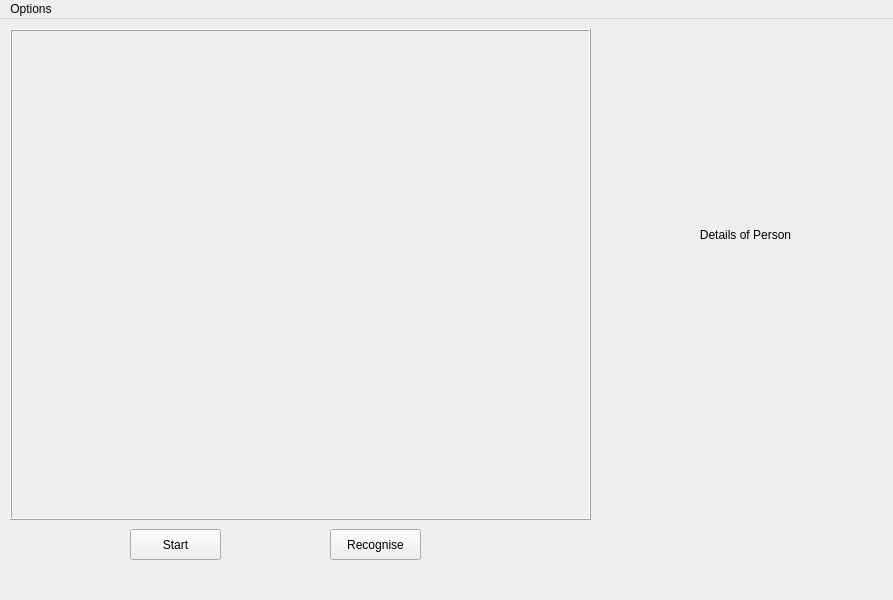
<?xml version="1.0" encoding="UTF-8"?>
<ui version="4.0">
 <class>MainWindow</class>
 <widget class="QMainWindow" name="MainWindow">
  <property name="geometry">
   <rect>
    <x>0</x>
    <y>0</y>
    <width>893</width>
    <height>600</height>
   </rect>
  </property>
  <property name="windowTitle">
   <string>MainWindow</string>
  </property>
  <widget class="QWidget" name="centralwidget">
   <widget class="QStackedWidget" name="stackedWidget">
    <property name="geometry">
     <rect>
      <x>0</x>
      <y>0</y>
      <width>891</width>
      <height>581</height>
     </rect>
    </property>
    <property name="autoFillBackground">
     <bool>true</bool>
    </property>
    <property name="currentIndex">
     <number>0</number>
    </property>
    <widget class="QWidget" name="recognise_Page">
     <widget class="QLabel" name="rcamera_label">
      <property name="geometry">
       <rect>
        <x>10</x>
        <y>10</y>
        <width>581</width>
        <height>491</height>
       </rect>
      </property>
      <property name="frameShape">
       <enum>QFrame::Box</enum>
      </property>
      <property name="frameShadow">
       <enum>QFrame::Raised</enum>
      </property>
      <property name="text">
       <string/>
      </property>
     </widget>
     <widget class="QPushButton" name="rstart_bt">
      <property name="geometry">
       <rect>
        <x>130</x>
        <y>510</y>
        <width>91</width>
        <height>31</height>
       </rect>
      </property>
      <property name="text">
       <string>Start</string>
      </property>
     </widget>
     <widget class="QPushButton" name="rrecognise_bt">
      <property name="geometry">
       <rect>
        <x>330</x>
        <y>510</y>
        <width>91</width>
        <height>31</height>
       </rect>
      </property>
      <property name="text">
       <string>Recognise</string>
      </property>
     </widget>
     <widget class="QLabel" name="rname_label">
      <property name="geometry">
       <rect>
        <x>650</x>
        <y>200</y>
        <width>191</width>
        <height>31</height>
       </rect>
      </property>
      <property name="text">
       <string>Details of Person</string>
      </property>
      <property name="alignment">
       <set>Qt::AlignCenter</set>
      </property>
     </widget>
    </widget>
    <widget class="QWidget" name="add_Page">
     <widget class="QLabel" name="camera_label">
      <property name="enabled">
       <bool>true</bool>
      </property>
      <property name="geometry">
       <rect>
        <x>10</x>
        <y>10</y>
        <width>581</width>
        <height>491</height>
       </rect>
      </property>
      <property name="autoFillBackground">
       <bool>true</bool>
      </property>
      <property name="frameShape">
       <enum>QFrame::Box</enum>
      </property>
      <property name="frameShadow">
       <enum>QFrame::Raised</enum>
      </property>
      <property name="text">
       <string/>
      </property>
     </widget>
     <widget class="QPushButton" name="start_bt">
      <property name="enabled">
       <bool>false</bool>
      </property>
      <property name="geometry">
       <rect>
        <x>130</x>
        <y>510</y>
        <width>91</width>
        <height>31</height>
       </rect>
      </property>
      <property name="text">
       <string>Start</string>
      </property>
     </widget>
     <widget class="QPushButton" name="capture_bt">
      <property name="enabled">
       <bool>false</bool>
      </property>
      <property name="geometry">
       <rect>
        <x>330</x>
        <y>510</y>
        <width>91</width>
        <height>31</height>
       </rect>
      </property>
      <property name="text">
       <string>Capture</string>
      </property>
     </widget>
     <widget class="QLabel" name="name_lable">
      <property name="geometry">
       <rect>
        <x>600</x>
        <y>60</y>
        <width>71</width>
        <height>31</height>
       </rect>
      </property>
      <property name="font">
       <font>
        <pointsize>14</pointsize>
       </font>
      </property>
      <property name="text">
       <string>Name</string>
      </property>
      <property name="alignment">
       <set>Qt::AlignCenter</set>
      </property>
     </widget>
     <widget class="QPushButton" name="previousImage_bt">
      <property name="geometry">
       <rect>
        <x>600</x>
        <y>350</y>
        <width>141</width>
        <height>21</height>
       </rect>
      </property>
      <property name="text">
       <string>back</string>
      </property>
     </widget>
     <widget class="QPushButton" name="nextImage_bt">
      <property name="geometry">
       <rect>
        <x>740</x>
        <y>350</y>
        <width>131</width>
        <height>21</height>
       </rect>
      </property>
      <property name="text">
       <string>Next</string>
      </property>
     </widget>
     <widget class="QLabel" name="image_label">
      <property name="geometry">
       <rect>
        <x>600</x>
        <y>170</y>
        <width>271</width>
        <height>181</height>
       </rect>
      </property>
      <property name="palette">
       <palette>
        <active>
         <colorrole role="WindowText">
          <brush brushstyle="SolidPattern">
           <color alpha="255">
            <red>0</red>
            <green>0</green>
            <blue>0</blue>
           </color>
          </brush>
         </colorrole>
         <colorrole role="Button">
          <brush brushstyle="SolidPattern">
           <color alpha="255">
            <red>255</red>
            <green>208</green>
            <blue>208</blue>
           </color>
          </brush>
         </colorrole>
         <colorrole role="Light">
          <brush brushstyle="SolidPattern">
           <color alpha="255">
            <red>255</red>
            <green>255</green>
            <blue>255</blue>
           </color>
          </brush>
         </colorrole>
         <colorrole role="Midlight">
          <brush brushstyle="SolidPattern">
           <color alpha="255">
            <red>255</red>
            <green>231</green>
            <blue>231</blue>
           </color>
          </brush>
         </colorrole>
         <colorrole role="Dark">
          <brush brushstyle="SolidPattern">
           <color alpha="255">
            <red>127</red>
            <green>104</green>
            <blue>104</blue>
           </color>
          </brush>
         </colorrole>
         <colorrole role="Mid">
          <brush brushstyle="SolidPattern">
           <color alpha="255">
            <red>170</red>
            <green>139</green>
            <blue>139</blue>
           </color>
          </brush>
         </colorrole>
         <colorrole role="Text">
          <brush brushstyle="SolidPattern">
           <color alpha="255">
            <red>0</red>
            <green>0</green>
            <blue>0</blue>
           </color>
          </brush>
         </colorrole>
         <colorrole role="BrightText">
          <brush brushstyle="SolidPattern">
           <color alpha="255">
            <red>255</red>
            <green>255</green>
            <blue>255</blue>
           </color>
          </brush>
         </colorrole>
         <colorrole role="ButtonText">
          <brush brushstyle="SolidPattern">
           <color alpha="255">
            <red>0</red>
            <green>0</green>
            <blue>0</blue>
           </color>
          </brush>
         </colorrole>
         <colorrole role="Base">
          <brush brushstyle="SolidPattern">
           <color alpha="255">
            <red>255</red>
            <green>255</green>
            <blue>255</blue>
           </color>
          </brush>
         </colorrole>
         <colorrole role="Window">
          <brush brushstyle="SolidPattern">
           <color alpha="255">
            <red>255</red>
            <green>208</green>
            <blue>208</blue>
           </color>
          </brush>
         </colorrole>
         <colorrole role="Shadow">
          <brush brushstyle="SolidPattern">
           <color alpha="255">
            <red>0</red>
            <green>0</green>
            <blue>0</blue>
           </color>
          </brush>
         </colorrole>
         <colorrole role="AlternateBase">
          <brush brushstyle="SolidPattern">
           <color alpha="255">
            <red>255</red>
            <green>231</green>
            <blue>231</blue>
           </color>
          </brush>
         </colorrole>
         <colorrole role="ToolTipBase">
          <brush brushstyle="SolidPattern">
           <color alpha="255">
            <red>255</red>
            <green>255</green>
            <blue>220</blue>
           </color>
          </brush>
         </colorrole>
         <colorrole role="ToolTipText">
          <brush brushstyle="SolidPattern">
           <color alpha="255">
            <red>0</red>
            <green>0</green>
            <blue>0</blue>
           </color>
          </brush>
         </colorrole>
        </active>
        <inactive>
         <colorrole role="WindowText">
          <brush brushstyle="SolidPattern">
           <color alpha="255">
            <red>0</red>
            <green>0</green>
            <blue>0</blue>
           </color>
          </brush>
         </colorrole>
         <colorrole role="Button">
          <brush brushstyle="SolidPattern">
           <color alpha="255">
            <red>255</red>
            <green>208</green>
            <blue>208</blue>
           </color>
          </brush>
         </colorrole>
         <colorrole role="Light">
          <brush brushstyle="SolidPattern">
           <color alpha="255">
            <red>255</red>
            <green>255</green>
            <blue>255</blue>
           </color>
          </brush>
         </colorrole>
         <colorrole role="Midlight">
          <brush brushstyle="SolidPattern">
           <color alpha="255">
            <red>255</red>
            <green>231</green>
            <blue>231</blue>
           </color>
          </brush>
         </colorrole>
         <colorrole role="Dark">
          <brush brushstyle="SolidPattern">
           <color alpha="255">
            <red>127</red>
            <green>104</green>
            <blue>104</blue>
           </color>
          </brush>
         </colorrole>
         <colorrole role="Mid">
          <brush brushstyle="SolidPattern">
           <color alpha="255">
            <red>170</red>
            <green>139</green>
            <blue>139</blue>
           </color>
          </brush>
         </colorrole>
         <colorrole role="Text">
          <brush brushstyle="SolidPattern">
           <color alpha="255">
            <red>0</red>
            <green>0</green>
            <blue>0</blue>
           </color>
          </brush>
         </colorrole>
         <colorrole role="BrightText">
          <brush brushstyle="SolidPattern">
           <color alpha="255">
            <red>255</red>
            <green>255</green>
            <blue>255</blue>
           </color>
          </brush>
         </colorrole>
         <colorrole role="ButtonText">
          <brush brushstyle="SolidPattern">
           <color alpha="255">
            <red>0</red>
            <green>0</green>
            <blue>0</blue>
           </color>
          </brush>
         </colorrole>
         <colorrole role="Base">
          <brush brushstyle="SolidPattern">
           <color alpha="255">
            <red>255</red>
            <green>255</green>
            <blue>255</blue>
           </color>
          </brush>
         </colorrole>
         <colorrole role="Window">
          <brush brushstyle="SolidPattern">
           <color alpha="255">
            <red>255</red>
            <green>208</green>
            <blue>208</blue>
           </color>
          </brush>
         </colorrole>
         <colorrole role="Shadow">
          <brush brushstyle="SolidPattern">
           <color alpha="255">
            <red>0</red>
            <green>0</green>
            <blue>0</blue>
           </color>
          </brush>
         </colorrole>
         <colorrole role="AlternateBase">
          <brush brushstyle="SolidPattern">
           <color alpha="255">
            <red>255</red>
            <green>231</green>
            <blue>231</blue>
           </color>
          </brush>
         </colorrole>
         <colorrole role="ToolTipBase">
          <brush brushstyle="SolidPattern">
           <color alpha="255">
            <red>255</red>
            <green>255</green>
            <blue>220</blue>
           </color>
          </brush>
         </colorrole>
         <colorrole role="ToolTipText">
          <brush brushstyle="SolidPattern">
           <color alpha="255">
            <red>0</red>
            <green>0</green>
            <blue>0</blue>
           </color>
          </brush>
         </colorrole>
        </inactive>
        <disabled>
         <colorrole role="WindowText">
          <brush brushstyle="SolidPattern">
           <color alpha="255">
            <red>127</red>
            <green>104</green>
            <blue>104</blue>
           </color>
          </brush>
         </colorrole>
         <colorrole role="Button">
          <brush brushstyle="SolidPattern">
           <color alpha="255">
            <red>255</red>
            <green>208</green>
            <blue>208</blue>
           </color>
          </brush>
         </colorrole>
         <colorrole role="Light">
          <brush brushstyle="SolidPattern">
           <color alpha="255">
            <red>255</red>
            <green>255</green>
            <blue>255</blue>
           </color>
          </brush>
         </colorrole>
         <colorrole role="Midlight">
          <brush brushstyle="SolidPattern">
           <color alpha="255">
            <red>255</red>
            <green>231</green>
            <blue>231</blue>
           </color>
          </brush>
         </colorrole>
         <colorrole role="Dark">
          <brush brushstyle="SolidPattern">
           <color alpha="255">
            <red>127</red>
            <green>104</green>
            <blue>104</blue>
           </color>
          </brush>
         </colorrole>
         <colorrole role="Mid">
          <brush brushstyle="SolidPattern">
           <color alpha="255">
            <red>170</red>
            <green>139</green>
            <blue>139</blue>
           </color>
          </brush>
         </colorrole>
         <colorrole role="Text">
          <brush brushstyle="SolidPattern">
           <color alpha="255">
            <red>127</red>
            <green>104</green>
            <blue>104</blue>
           </color>
          </brush>
         </colorrole>
         <colorrole role="BrightText">
          <brush brushstyle="SolidPattern">
           <color alpha="255">
            <red>255</red>
            <green>255</green>
            <blue>255</blue>
           </color>
          </brush>
         </colorrole>
         <colorrole role="ButtonText">
          <brush brushstyle="SolidPattern">
           <color alpha="255">
            <red>127</red>
            <green>104</green>
            <blue>104</blue>
           </color>
          </brush>
         </colorrole>
         <colorrole role="Base">
          <brush brushstyle="SolidPattern">
           <color alpha="255">
            <red>255</red>
            <green>208</green>
            <blue>208</blue>
           </color>
          </brush>
         </colorrole>
         <colorrole role="Window">
          <brush brushstyle="SolidPattern">
           <color alpha="255">
            <red>255</red>
            <green>208</green>
            <blue>208</blue>
           </color>
          </brush>
         </colorrole>
         <colorrole role="Shadow">
          <brush brushstyle="SolidPattern">
           <color alpha="255">
            <red>0</red>
            <green>0</green>
            <blue>0</blue>
           </color>
          </brush>
         </colorrole>
         <colorrole role="AlternateBase">
          <brush brushstyle="SolidPattern">
           <color alpha="255">
            <red>255</red>
            <green>208</green>
            <blue>208</blue>
           </color>
          </brush>
         </colorrole>
         <colorrole role="ToolTipBase">
          <brush brushstyle="SolidPattern">
           <color alpha="255">
            <red>255</red>
            <green>255</green>
            <blue>220</blue>
           </color>
          </brush>
         </colorrole>
         <colorrole role="ToolTipText">
          <brush brushstyle="SolidPattern">
           <color alpha="255">
            <red>0</red>
            <green>0</green>
            <blue>0</blue>
           </color>
          </brush>
         </colorrole>
        </disabled>
       </palette>
      </property>
      <property name="autoFillBackground">
       <bool>true</bool>
      </property>
      <property name="text">
       <string/>
      </property>
     </widget>
     <widget class="QPushButton" name="process_bt">
      <property name="enabled">
       <bool>false</bool>
      </property>
      <property name="geometry">
       <rect>
        <x>630</x>
        <y>470</y>
        <width>91</width>
        <height>31</height>
       </rect>
      </property>
      <property name="text">
       <string>Process</string>
      </property>
     </widget>
     <widget class="QPushButton" name="next_dataset_bt">
      <property name="enabled">
       <bool>false</bool>
      </property>
      <property name="geometry">
       <rect>
        <x>760</x>
        <y>470</y>
        <width>91</width>
        <height>31</height>
       </rect>
      </property>
      <property name="text">
       <string>Next</string>
      </property>
     </widget>
     <widget class="QLCDNumber" name="lcdNumber">
      <property name="geometry">
       <rect>
        <x>710</x>
        <y>140</y>
        <width>64</width>
        <height>23</height>
       </rect>
      </property>
      <property name="palette">
       <palette>
        <active>
         <colorrole role="WindowText">
          <brush brushstyle="SolidPattern">
           <color alpha="255">
            <red>255</red>
            <green>255</green>
            <blue>255</blue>
           </color>
          </brush>
         </colorrole>
         <colorrole role="Button">
          <brush brushstyle="SolidPattern">
           <color alpha="255">
            <red>91</red>
            <green>0</green>
            <blue>0</blue>
           </color>
          </brush>
         </colorrole>
         <colorrole role="Light">
          <brush brushstyle="SolidPattern">
           <color alpha="255">
            <red>137</red>
            <green>0</green>
            <blue>0</blue>
           </color>
          </brush>
         </colorrole>
         <colorrole role="Midlight">
          <brush brushstyle="SolidPattern">
           <color alpha="255">
            <red>114</red>
            <green>0</green>
            <blue>0</blue>
           </color>
          </brush>
         </colorrole>
         <colorrole role="Dark">
          <brush brushstyle="SolidPattern">
           <color alpha="255">
            <red>45</red>
            <green>0</green>
            <blue>0</blue>
           </color>
          </brush>
         </colorrole>
         <colorrole role="Mid">
          <brush brushstyle="SolidPattern">
           <color alpha="255">
            <red>60</red>
            <green>0</green>
            <blue>0</blue>
           </color>
          </brush>
         </colorrole>
         <colorrole role="Text">
          <brush brushstyle="SolidPattern">
           <color alpha="255">
            <red>255</red>
            <green>255</green>
            <blue>255</blue>
           </color>
          </brush>
         </colorrole>
         <colorrole role="BrightText">
          <brush brushstyle="SolidPattern">
           <color alpha="255">
            <red>255</red>
            <green>255</green>
            <blue>255</blue>
           </color>
          </brush>
         </colorrole>
         <colorrole role="ButtonText">
          <brush brushstyle="SolidPattern">
           <color alpha="255">
            <red>255</red>
            <green>255</green>
            <blue>255</blue>
           </color>
          </brush>
         </colorrole>
         <colorrole role="Base">
          <brush brushstyle="SolidPattern">
           <color alpha="255">
            <red>0</red>
            <green>0</green>
            <blue>0</blue>
           </color>
          </brush>
         </colorrole>
         <colorrole role="Window">
          <brush brushstyle="SolidPattern">
           <color alpha="255">
            <red>91</red>
            <green>0</green>
            <blue>0</blue>
           </color>
          </brush>
         </colorrole>
         <colorrole role="Shadow">
          <brush brushstyle="SolidPattern">
           <color alpha="255">
            <red>0</red>
            <green>0</green>
            <blue>0</blue>
           </color>
          </brush>
         </colorrole>
         <colorrole role="AlternateBase">
          <brush brushstyle="SolidPattern">
           <color alpha="255">
            <red>45</red>
            <green>0</green>
            <blue>0</blue>
           </color>
          </brush>
         </colorrole>
         <colorrole role="ToolTipBase">
          <brush brushstyle="SolidPattern">
           <color alpha="255">
            <red>255</red>
            <green>255</green>
            <blue>220</blue>
           </color>
          </brush>
         </colorrole>
         <colorrole role="ToolTipText">
          <brush brushstyle="SolidPattern">
           <color alpha="255">
            <red>0</red>
            <green>0</green>
            <blue>0</blue>
           </color>
          </brush>
         </colorrole>
        </active>
        <inactive>
         <colorrole role="WindowText">
          <brush brushstyle="SolidPattern">
           <color alpha="255">
            <red>255</red>
            <green>255</green>
            <blue>255</blue>
           </color>
          </brush>
         </colorrole>
         <colorrole role="Button">
          <brush brushstyle="SolidPattern">
           <color alpha="255">
            <red>91</red>
            <green>0</green>
            <blue>0</blue>
           </color>
          </brush>
         </colorrole>
         <colorrole role="Light">
          <brush brushstyle="SolidPattern">
           <color alpha="255">
            <red>137</red>
            <green>0</green>
            <blue>0</blue>
           </color>
          </brush>
         </colorrole>
         <colorrole role="Midlight">
          <brush brushstyle="SolidPattern">
           <color alpha="255">
            <red>114</red>
            <green>0</green>
            <blue>0</blue>
           </color>
          </brush>
         </colorrole>
         <colorrole role="Dark">
          <brush brushstyle="SolidPattern">
           <color alpha="255">
            <red>45</red>
            <green>0</green>
            <blue>0</blue>
           </color>
          </brush>
         </colorrole>
         <colorrole role="Mid">
          <brush brushstyle="SolidPattern">
           <color alpha="255">
            <red>60</red>
            <green>0</green>
            <blue>0</blue>
           </color>
          </brush>
         </colorrole>
         <colorrole role="Text">
          <brush brushstyle="SolidPattern">
           <color alpha="255">
            <red>255</red>
            <green>255</green>
            <blue>255</blue>
           </color>
          </brush>
         </colorrole>
         <colorrole role="BrightText">
          <brush brushstyle="SolidPattern">
           <color alpha="255">
            <red>255</red>
            <green>255</green>
            <blue>255</blue>
           </color>
          </brush>
         </colorrole>
         <colorrole role="ButtonText">
          <brush brushstyle="SolidPattern">
           <color alpha="255">
            <red>255</red>
            <green>255</green>
            <blue>255</blue>
           </color>
          </brush>
         </colorrole>
         <colorrole role="Base">
          <brush brushstyle="SolidPattern">
           <color alpha="255">
            <red>0</red>
            <green>0</green>
            <blue>0</blue>
           </color>
          </brush>
         </colorrole>
         <colorrole role="Window">
          <brush brushstyle="SolidPattern">
           <color alpha="255">
            <red>91</red>
            <green>0</green>
            <blue>0</blue>
           </color>
          </brush>
         </colorrole>
         <colorrole role="Shadow">
          <brush brushstyle="SolidPattern">
           <color alpha="255">
            <red>0</red>
            <green>0</green>
            <blue>0</blue>
           </color>
          </brush>
         </colorrole>
         <colorrole role="AlternateBase">
          <brush brushstyle="SolidPattern">
           <color alpha="255">
            <red>45</red>
            <green>0</green>
            <blue>0</blue>
           </color>
          </brush>
         </colorrole>
         <colorrole role="ToolTipBase">
          <brush brushstyle="SolidPattern">
           <color alpha="255">
            <red>255</red>
            <green>255</green>
            <blue>220</blue>
           </color>
          </brush>
         </colorrole>
         <colorrole role="ToolTipText">
          <brush brushstyle="SolidPattern">
           <color alpha="255">
            <red>0</red>
            <green>0</green>
            <blue>0</blue>
           </color>
          </brush>
         </colorrole>
        </inactive>
        <disabled>
         <colorrole role="WindowText">
          <brush brushstyle="SolidPattern">
           <color alpha="255">
            <red>45</red>
            <green>0</green>
            <blue>0</blue>
           </color>
          </brush>
         </colorrole>
         <colorrole role="Button">
          <brush brushstyle="SolidPattern">
           <color alpha="255">
            <red>91</red>
            <green>0</green>
            <blue>0</blue>
           </color>
          </brush>
         </colorrole>
         <colorrole role="Light">
          <brush brushstyle="SolidPattern">
           <color alpha="255">
            <red>137</red>
            <green>0</green>
            <blue>0</blue>
           </color>
          </brush>
         </colorrole>
         <colorrole role="Midlight">
          <brush brushstyle="SolidPattern">
           <color alpha="255">
            <red>114</red>
            <green>0</green>
            <blue>0</blue>
           </color>
          </brush>
         </colorrole>
         <colorrole role="Dark">
          <brush brushstyle="SolidPattern">
           <color alpha="255">
            <red>45</red>
            <green>0</green>
            <blue>0</blue>
           </color>
          </brush>
         </colorrole>
         <colorrole role="Mid">
          <brush brushstyle="SolidPattern">
           <color alpha="255">
            <red>60</red>
            <green>0</green>
            <blue>0</blue>
           </color>
          </brush>
         </colorrole>
         <colorrole role="Text">
          <brush brushstyle="SolidPattern">
           <color alpha="255">
            <red>45</red>
            <green>0</green>
            <blue>0</blue>
           </color>
          </brush>
         </colorrole>
         <colorrole role="BrightText">
          <brush brushstyle="SolidPattern">
           <color alpha="255">
            <red>255</red>
            <green>255</green>
            <blue>255</blue>
           </color>
          </brush>
         </colorrole>
         <colorrole role="ButtonText">
          <brush brushstyle="SolidPattern">
           <color alpha="255">
            <red>45</red>
            <green>0</green>
            <blue>0</blue>
           </color>
          </brush>
         </colorrole>
         <colorrole role="Base">
          <brush brushstyle="SolidPattern">
           <color alpha="255">
            <red>91</red>
            <green>0</green>
            <blue>0</blue>
           </color>
          </brush>
         </colorrole>
         <colorrole role="Window">
          <brush brushstyle="SolidPattern">
           <color alpha="255">
            <red>91</red>
            <green>0</green>
            <blue>0</blue>
           </color>
          </brush>
         </colorrole>
         <colorrole role="Shadow">
          <brush brushstyle="SolidPattern">
           <color alpha="255">
            <red>0</red>
            <green>0</green>
            <blue>0</blue>
           </color>
          </brush>
         </colorrole>
         <colorrole role="AlternateBase">
          <brush brushstyle="SolidPattern">
           <color alpha="255">
            <red>91</red>
            <green>0</green>
            <blue>0</blue>
           </color>
          </brush>
         </colorrole>
         <colorrole role="ToolTipBase">
          <brush brushstyle="SolidPattern">
           <color alpha="255">
            <red>255</red>
            <green>255</green>
            <blue>220</blue>
           </color>
          </brush>
         </colorrole>
         <colorrole role="ToolTipText">
          <brush brushstyle="SolidPattern">
           <color alpha="255">
            <red>0</red>
            <green>0</green>
            <blue>0</blue>
           </color>
          </brush>
         </colorrole>
        </disabled>
       </palette>
      </property>
      <property name="font">
       <font>
        <weight>75</weight>
        <bold>true</bold>
       </font>
      </property>
     </widget>
     <widget class="QLabel" name="counter_label">
      <property name="geometry">
       <rect>
        <x>610</x>
        <y>140</y>
        <width>101</width>
        <height>21</height>
       </rect>
      </property>
      <property name="font">
       <font>
        <weight>75</weight>
        <bold>true</bold>
       </font>
      </property>
      <property name="text">
       <string>Image Captured</string>
      </property>
     </widget>
     <widget class="QLineEdit" name="name_text">
      <property name="geometry">
       <rect>
        <x>682</x>
        <y>60</y>
        <width>181</width>
        <height>31</height>
       </rect>
      </property>
     </widget>
     <widget class="QLabel" name="label">
      <property name="geometry">
       <rect>
        <x>680</x>
        <y>90</y>
        <width>181</width>
        <height>16</height>
       </rect>
      </property>
      <property name="text">
       <string>* Press Enter To Submit</string>
      </property>
      <property name="alignment">
       <set>Qt::AlignCenter</set>
      </property>
     </widget>
     <widget class="QLabel" name="currentimage_Label">
      <property name="geometry">
       <rect>
        <x>600</x>
        <y>170</y>
        <width>41</width>
        <height>31</height>
       </rect>
      </property>
      <property name="font">
       <font>
        <pointsize>16</pointsize>
       </font>
      </property>
      <property name="text">
       <string>0</string>
      </property>
      <property name="alignment">
       <set>Qt::AlignCenter</set>
      </property>
     </widget>
     <widget class="QPushButton" name="reset_bt">
      <property name="geometry">
       <rect>
        <x>600</x>
        <y>10</y>
        <width>75</width>
        <height>23</height>
       </rect>
      </property>
      <property name="text">
       <string>Reset</string>
      </property>
     </widget>
    </widget>
   </widget>
  </widget>
  <widget class="QMenuBar" name="menuBar">
   <property name="geometry">
    <rect>
     <x>0</x>
     <y>0</y>
     <width>893</width>
     <height>21</height>
    </rect>
   </property>
   <property name="defaultUp">
    <bool>false</bool>
   </property>
   <widget class="QMenu" name="menuOption">
    <property name="title">
     <string>Options</string>
    </property>
    <addaction name="actionAdd_Data"/>
    <addaction name="actionRecognise"/>
   </widget>
   <addaction name="menuOption"/>
  </widget>
  <action name="actionExit">
   <property name="text">
    <string>Exit</string>
   </property>
  </action>
  <action name="actionni">
   <property name="text">
    <string>ni</string>
   </property>
  </action>
  <action name="actionAdd_Data">
   <property name="text">
    <string>Add Data</string>
   </property>
  </action>
  <action name="actionRecognise">
   <property name="text">
    <string>Recognise</string>
   </property>
  </action>
 </widget>
 <resources/>
 <connections/>
</ui>
